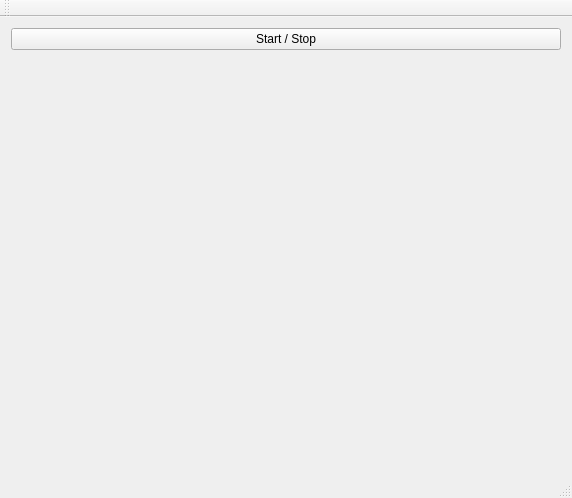
<?xml version="1.0" encoding="UTF-8"?>
<ui version="4.0">
 <class>MainWindow</class>
 <widget class="QMainWindow" name="MainWindow">
  <property name="geometry">
   <rect>
    <x>0</x>
    <y>0</y>
    <width>572</width>
    <height>498</height>
   </rect>
  </property>
  <property name="windowTitle">
   <string>MainWindow</string>
  </property>
  <widget class="QWidget" name="centralWidget">
   <layout class="QGridLayout" name="gridLayout">
    <item row="0" column="0">
     <widget class="QPushButton" name="pushButton">
      <property name="text">
       <string>Start / Stop</string>
      </property>
     </widget>
    </item>
    <item row="1" column="0">
     <widget class="QLabel" name="imageLabel">
      <property name="text">
       <string/>
      </property>
     </widget>
    </item>
   </layout>
  </widget>
  <widget class="QMenuBar" name="menuBar">
   <property name="geometry">
    <rect>
     <x>0</x>
     <y>0</y>
     <width>572</width>
     <height>21</height>
    </rect>
   </property>
  </widget>
  <widget class="QToolBar" name="mainToolBar">
   <attribute name="toolBarArea">
    <enum>TopToolBarArea</enum>
   </attribute>
   <attribute name="toolBarBreak">
    <bool>false</bool>
   </attribute>
  </widget>
  <widget class="QStatusBar" name="statusBar"/>
 </widget>
 <layoutdefault spacing="6" margin="11"/>
 <resources/>
 <connections/>
</ui>
